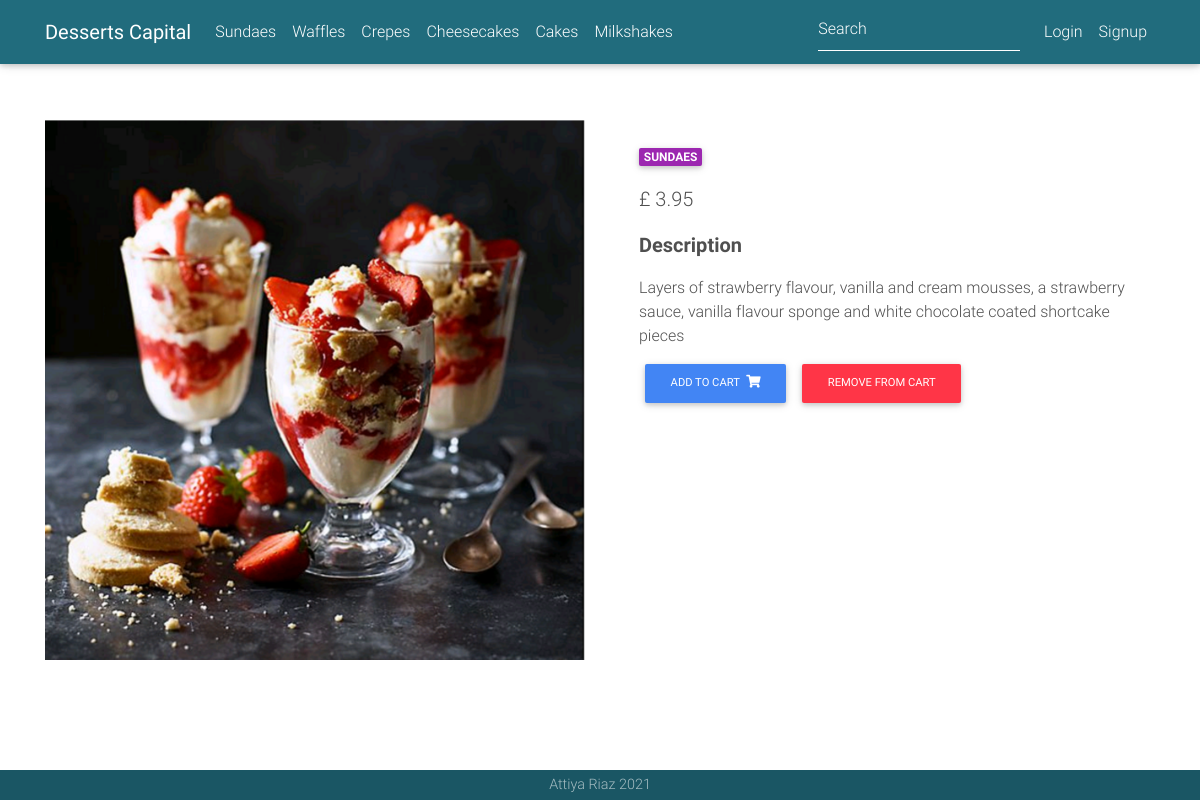
/product/strawberry-sundae/, run on an earlier commit of the app's database.
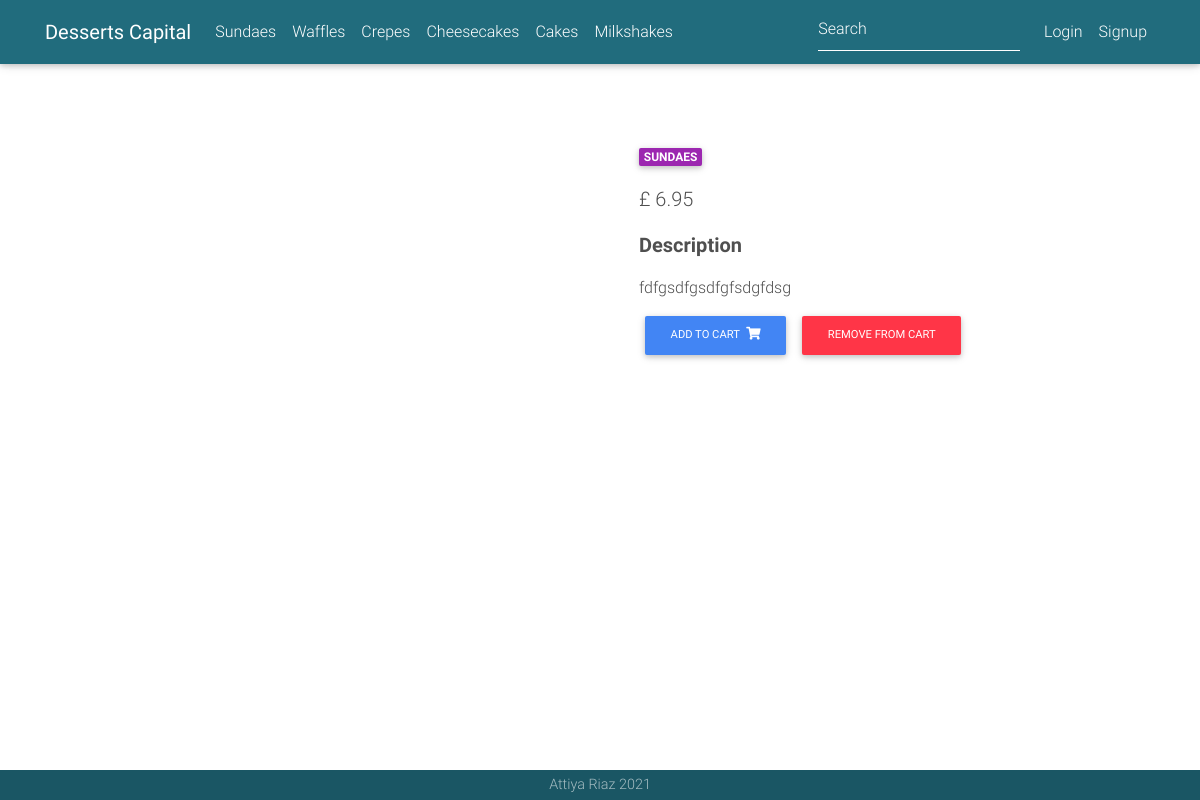
And on a later commit of the database.
### products/models.py (models this page shows, shortened)
class Product(models.Model):
    title = models.CharField(max_length=100, blank=True, null=True)
    description = models.TextField(max_length=500, blank=True, null=True)
    image = models.ImageField()
    price = models.FloatField(default=0.00, blank=True, null=True)
    slug = models.SlugField(blank=True, null=True)
    category = models.CharField(choices=CATEGORY_CHOICES, max_length=2)
    def add_to_cart(self):
        return reverse("add-to-cart", kwargs={"slug": self.slug})
    def remove_from_cart(self):
        return reverse("remove-from-cart", kwargs={"slug": self.slug})

### products/views.py (the view)
# urls.py: path("product/<slug>/",ProductDetailView.as_view(),name="product"),
class ProductDetailView(DetailView):
    model = Product
    template_name = "product.html"

### products/templates/product.html (shortened to what this page needs)
{% extends "base.html" %}
{% load static %}
{% block content %}
  <main class="mt-4 pt-4">
    <div class="container dark-grey-text mt-0">
      <div class="row wow fadeIn">
        <div class="col-md-6 mb-4">
          <img src="{{ object.image.url }}" class="img-fluid" alt="">
        </div>
        <div class="col-md-6 mb-4">
          <div class="p-4">
            <div class="mb-3">
              <a href="">
                <span class="badge purple mr-1">{{ object.get_category_display }}</span>
              </a>
            </div>
            <p class="lead">
              <span>£ {{ object.price }}</span>
            </p>
            <p class="lead font-weight-bold">Description</p>
            <p>{{ object.description }}</p>
            <a href="{{ object.add_to_cart }}" class="btn btn-primary btn-md my-0 p">
              Add to cart
              <i class="fas fa-shopping-cart ml-1"></i>
            </a>
            <a href="{{ object.remove_from_cart }}" class="btn btn-danger btn-md my-0 p">
              Remove from cart
            </a>
          </div>
        </div>
      </div>
    </div>
  </main>
{% endblock content %}

What changed in the data, as far as the page shows it:
changed Product "SUNDAES": price "3.95" → "6.95"; description "Layers of strawberry flavour, vanilla and cream mousses, a strawberry sauce, vanilla flavour sponge and white chocolate coated shortcake pieces" → "fdfgsdfgsdfgfsdgfdsg"; image: picture removed
